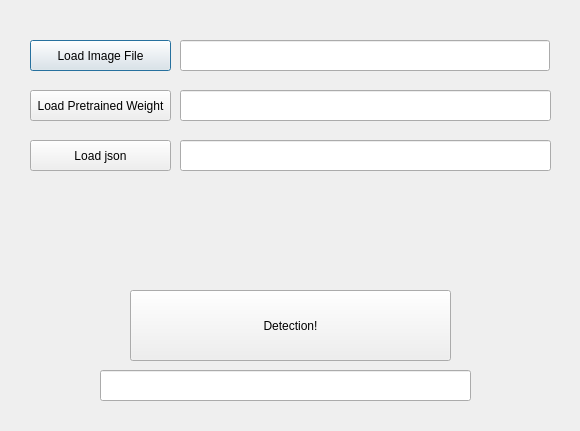
<?xml version="1.0" encoding="UTF-8"?>
<ui version="4.0">
 <class>DeepROV</class>
 <widget class="QDialog" name="DeepROV">
  <property name="geometry">
   <rect>
    <x>0</x>
    <y>0</y>
    <width>580</width>
    <height>431</height>
   </rect>
  </property>
  <property name="windowTitle">
   <string>Dialog</string>
  </property>
  <widget class="QPushButton" name="LoadImg_pushButton">
   <property name="geometry">
    <rect>
     <x>30</x>
     <y>40</y>
     <width>141</width>
     <height>31</height>
    </rect>
   </property>
   <property name="text">
    <string>Load Image File</string>
   </property>
  </widget>
  <widget class="QLineEdit" name="ImgName">
   <property name="geometry">
    <rect>
     <x>180</x>
     <y>40</y>
     <width>370</width>
     <height>31</height>
    </rect>
   </property>
  </widget>
  <widget class="QPushButton" name="LoadWeight_pushButton">
   <property name="geometry">
    <rect>
     <x>30</x>
     <y>90</y>
     <width>141</width>
     <height>31</height>
    </rect>
   </property>
   <property name="text">
    <string>Load Pretrained Weight</string>
   </property>
  </widget>
  <widget class="QLineEdit" name="WeightName">
   <property name="geometry">
    <rect>
     <x>180</x>
     <y>90</y>
     <width>371</width>
     <height>31</height>
    </rect>
   </property>
  </widget>
  <widget class="QPushButton" name="Detection_pushButton">
   <property name="geometry">
    <rect>
     <x>130</x>
     <y>290</y>
     <width>321</width>
     <height>71</height>
    </rect>
   </property>
   <property name="text">
    <string>Detection!</string>
   </property>
  </widget>
  <widget class="QLineEdit" name="StatusBox">
   <property name="geometry">
    <rect>
     <x>100</x>
     <y>370</y>
     <width>371</width>
     <height>31</height>
    </rect>
   </property>
  </widget>
  <widget class="QLineEdit" name="jsonName">
   <property name="geometry">
    <rect>
     <x>180</x>
     <y>140</y>
     <width>371</width>
     <height>31</height>
    </rect>
   </property>
  </widget>
  <widget class="QPushButton" name="Loadjson_pushButton">
   <property name="geometry">
    <rect>
     <x>30</x>
     <y>140</y>
     <width>141</width>
     <height>31</height>
    </rect>
   </property>
   <property name="text">
    <string>Load json</string>
   </property>
  </widget>
 </widget>
 <resources/>
 <connections/>
</ui>
